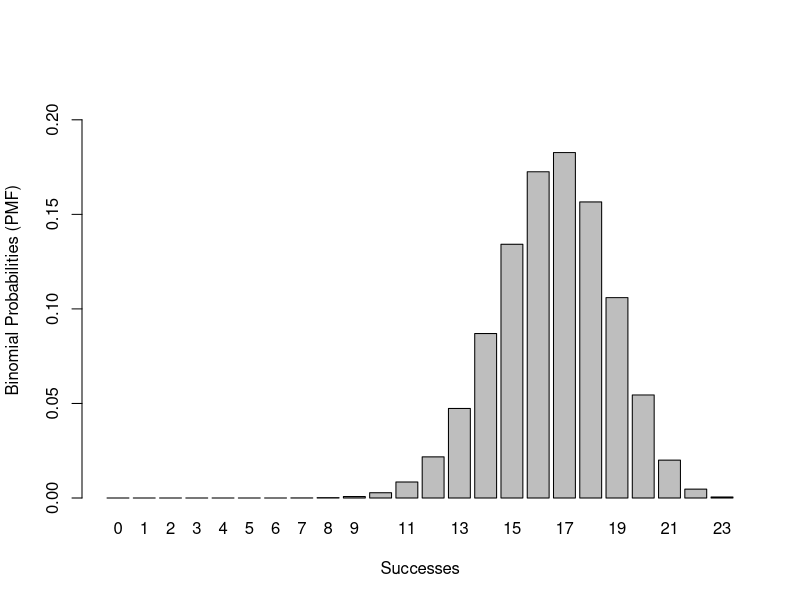

Write the R code that produced this figure.
##### R Project 3: Binomial Distribution
##### Name: Sydney Wells
##### Version Number: 4



### Part 1
## (C1): Store the size of your distribution
nBerTrial <- 23




## (C2) Store your probability of successes
pbty <- 0.72




## (C3) Create a vector from 0 through the number of Bernoulli Trials of your distribution.
num_successes <- c(0:nBerTrial)



## (C4) Find Binomial Probabilities.
probabilities <- dbinom(num_successes, nBerTrial, pbty)



## (C5) Make num_successes into a factor.
successes <- factor(num_successes[1:(nBerTrial+1)])



## (C6) Create a barplot.
barplot(probabilities, xlab = "Successes", ylab = "Binomial Probabilities (PMF)", ylim = c(0,0.22), names.arg = successes)







### Part 2
## (C7) Random Sampling
set.seed(692)
sample_values <- rbinom(45, nBerTrial, pbty)





### Questions
## (Q1) Expected Value of Distribution?
# Code:
# the expected value of the distribution would be n*p
pbty * nBerTrial


# Result from Code:
16.56


## (Q2) Standard Deviation of Distribution?
# Code:
sqrt(nBerTrial * pbty * (1 - pbty))

# Result from Code:
2.153323

## (Q3) Mean of random sample?
# Code:
mean(sample_values)


# Result from Code:
16.64444


## (Q4) Standard Deviation of random sample?
# Code:
sd(sample_values)

# Result from Code:
2.186275


## (Q5) Why do you think the mean and standard deviation from the sample is not exactly the same as the expected value and standard deviation from the distribution?
# Answer:
# They are calculated differently. The mean for for the distribution is calculated with n*p (or in our
# case, nBerTrial*pbty), whereas the mean for the random sample is calculated with the mean() function,
# which is an entirely different equation. Similarly, the standard deviation for the distribution is
# calculated with sqrt(nBerTrial * pbty * (1 - pbty)), and the sample's standard deviation is calculated
# with the sd() function.


## (Q6) Would the success / failure condition be met in this case if we wanted to approximate using the Normal Distribution? Why or why not?
# Code: 
q <- 1 - pbty
nBerTrial * q


# Solution:
# Yes, the success/failure condition is met in this case because nBerTrial * pbty is 16.56 and nBerTrial * q is 6.44.
# Since both of those are greater than or equal to 5, the condition is met.
